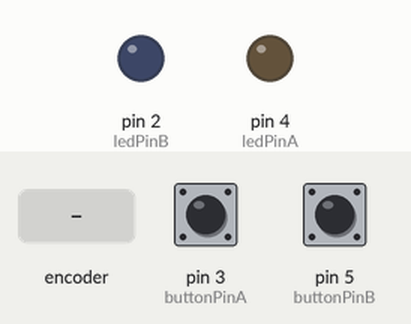
Recording of a sketch running on a simulated Arduino Uno, built with avr-gcc and run on an emulated ATmega328P. Parts: output pins drawn as LEDs (lit = HIGH). Inputs (shaded band) come from the test bench; at power-on: pin 3 (buttonPinA) LOW, pin 5 (buttonPinB) LOW.

Above: at 4.8 s.
4.9 s: rotary encoder on pin 3 (buttonPinA) / pin 5 (buttonPinB) turned 3 steps (first pin leading)
At 5.6 s:
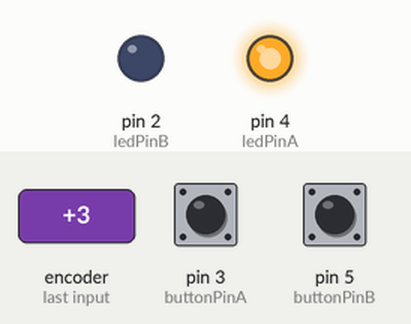
At 6.7 s:
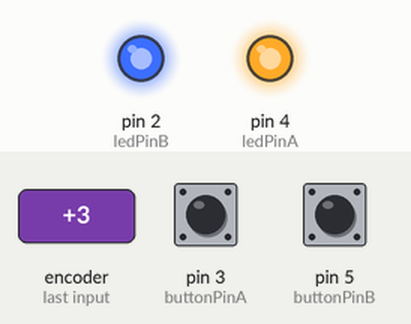
7.6 s: rotary encoder on pin 3 (buttonPinA) / pin 5 (buttonPinB) turned 1 step (first pin leading)
At 8.6 s:
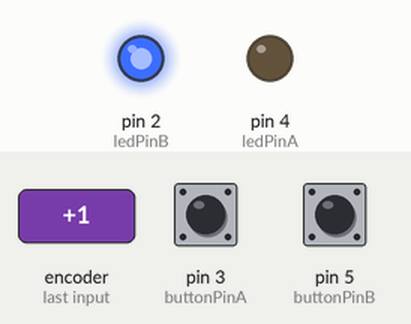
Timing chart, 0 to 10.6 s (numbered marks = the images above; inputs shaded):
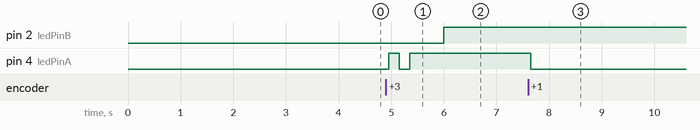

Measured:
- after the input at 4.9 s, pin 2 (ledPinB): LOW → HIGH after 1.1 s; pin 4 (ledPinA): LOW → HIGH after 0.05 s, → LOW 0.20 s later, → HIGH 0.20 s later
- after the input at 7.6 s, pin 4 (ledPinA): HIGH → LOW after 0.05 s

The sketch:

Task2-3.ino
```cpp
const int buttonPinA = 3;
const int ledPinA = 4;
volatile bool ledStateA = 0;

const int buttonPinB = 5;
const int ledPinB = 2;
bool ledStateB = 0;
bool lastButtonStateB = 0;
bool ButtonStateB = 0;

void setup() {
  Serial.begin(9600);
  pinMode(ledPinA, OUTPUT);
  pinMode(buttonPinA, INPUT);
  pinMode(ledPinB, OUTPUT);
  pinMode(buttonPinB, INPUT);
  attachInterrupt(digitalPinToInterrupt(buttonPinA), buttonISR, RISING);
  digitalWrite(ledPinA, ledStateA);
  digitalWrite(ledPinB, ledStateB);
}

void buttonISR() {
  ledStateA = !ledStateA;
  digitalWrite(ledPinA, ledStateA);
}

void loop() {
  ButtonStateB = digitalRead(buttonPinB);
  if (ButtonStateB && (ButtonStateB != lastButtonStateB)) {
    ledStateB = !ledStateB;
    digitalWrite(ledPinB, ledStateB);
    lastButtonStateB = ButtonStateB;
  }
  else if (ButtonStateB != lastButtonStateB) lastButtonStateB = 0;
  delay(2000);
}
```
